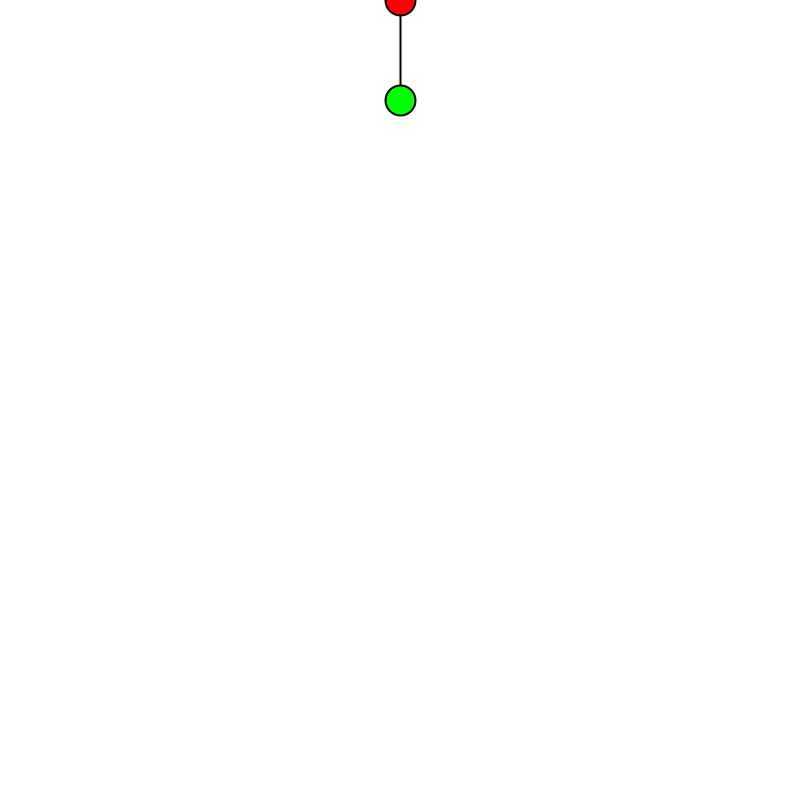
Frame 1 (no input)
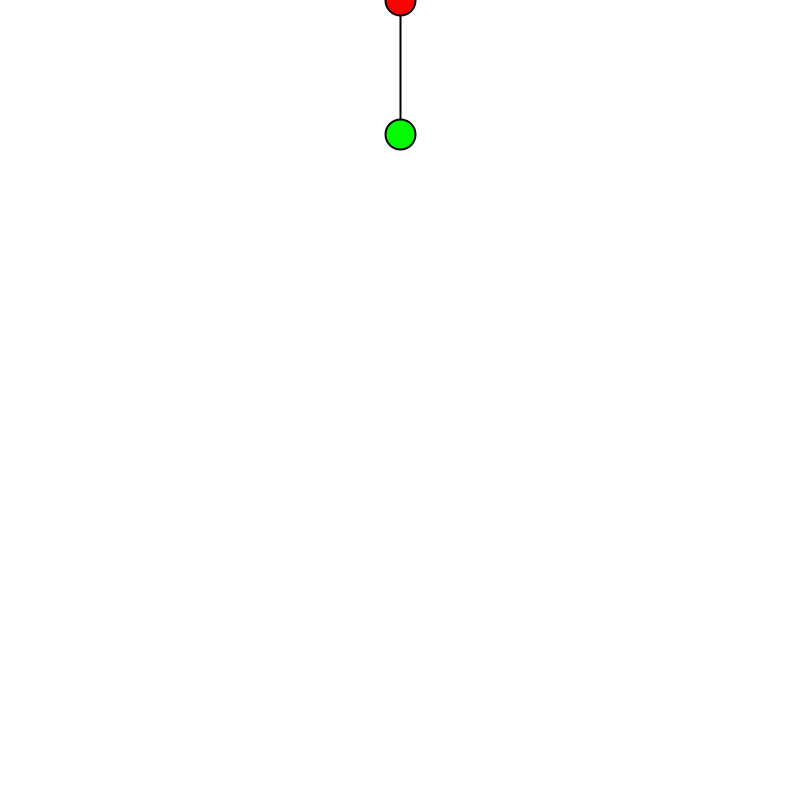
Frame 60 (the mouse pressed at the canvas centre just before this capture)
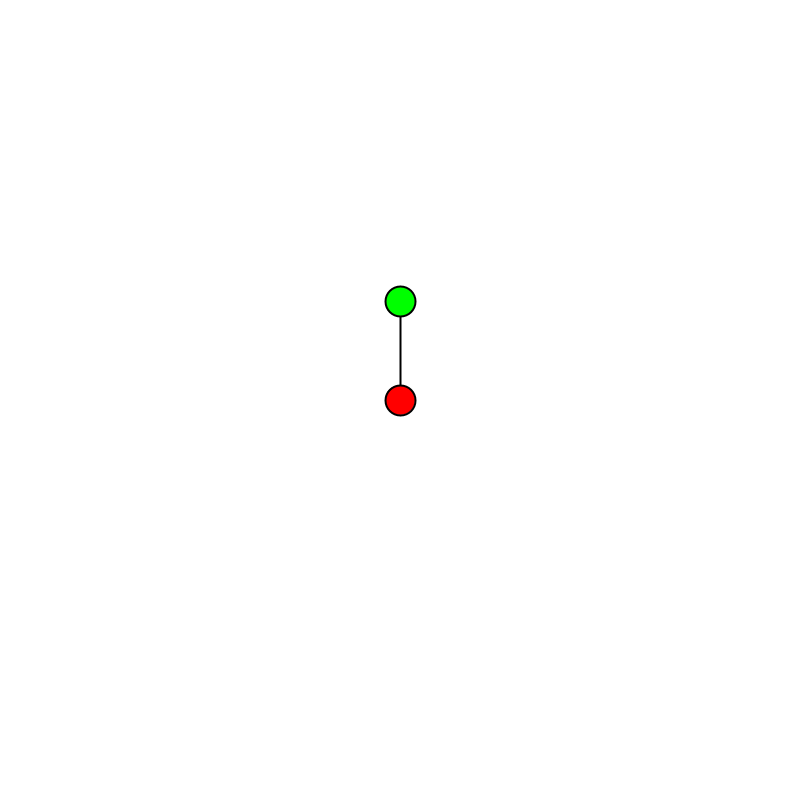
Frame 120 (the mouse held since frame 60 and released just before this capture)

The Processing sketch that drew these frames (run headless with seeded random() and noise(); from frame 60 on, the mouse is pressed at the canvas centre):

// Processing sketch: Spring_basic
// ── Spring_basic.pde
PVector [] p=new PVector[3];
PVector p0,position,velocity,acceleration;//位置、速度、加速度、重力

void setup(){
  size(800,800);
  p0 = new PVector(width/2,0);
  position = new PVector(width/2,100);
  velocity = new PVector();
  acceleration = new PVector();
  
  p[0] = new PVector(p0.x,p0.y);
  p[1] = new PVector(position.x,position.y);
 
}
void draw(){
  background(255); 
  
  strokeWeight(2);
  line(p0.x,p0.y,position.x,position.y);
  fill(255,0,0);
  ellipse(p0.x,p0.y,30,30);
  fill(0,255,0);
  ellipse(position.x,position.y,30,30);
  
  Spring();
  update();//速度、位置變化
}
void mousePressed(){
  p0 = new PVector(mouseX,mouseY);
}

// ── Spring.pde
float x,k,len;
float mass = 24;//質量
float damping = 0.98;//減震盪
void Spring(){ 
  // Rest length and spring constant
  PVector gravity = new PVector(0,9.8);
  len=100;
  k=0.2;
  springFroce(30,200);
  applyForce(gravity);
}

void springFroce(float min,float max){
 
  PVector force = PVector.sub(position,p0);
  float d = force.mag();//彈簧長度
  x = d - len;//between current distance and rest length
  force.normalize();
  force.mult(-1 * k * x);
  
  applyForce(force);
  //伸長度控制範圍
  PVector dir = PVector.sub(p0,position);
  float d1 = dir.mag();
  if(d1 < min){
    dir.normalize();
    dir.mult(min);   
    position = PVector.add(p0,position);
    velocity.mult(0);
  }
  else if(d1 > max){
    dir.normalize();
    dir.mult(max);
    p[1] = PVector.add(p0,position);
    velocity.mult(0);
  }
}

void applyForce(PVector force) {
    PVector f = force.get();
    f.div(mass);
    acceleration.add(f);
}

void update() { 
  velocity.add(acceleration);
  velocity.mult(damping);
  position.add(velocity);
  acceleration.mult(0);
}
